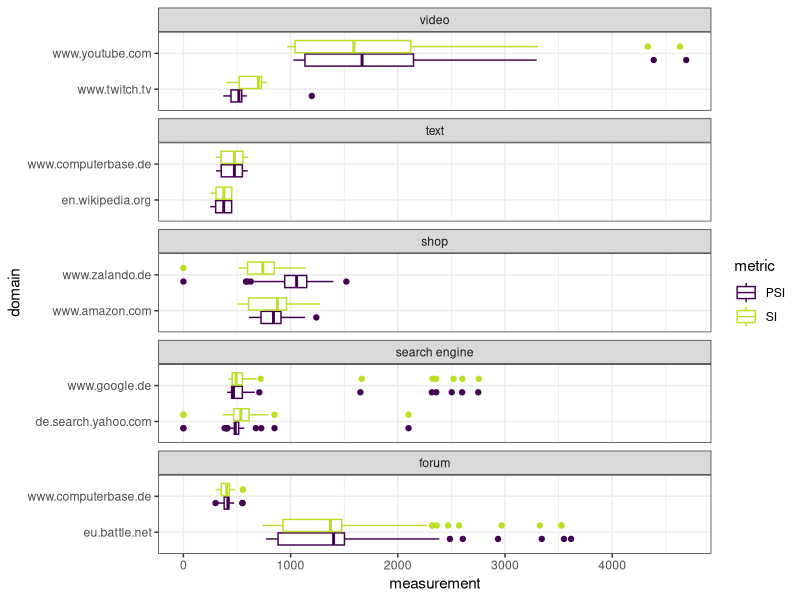
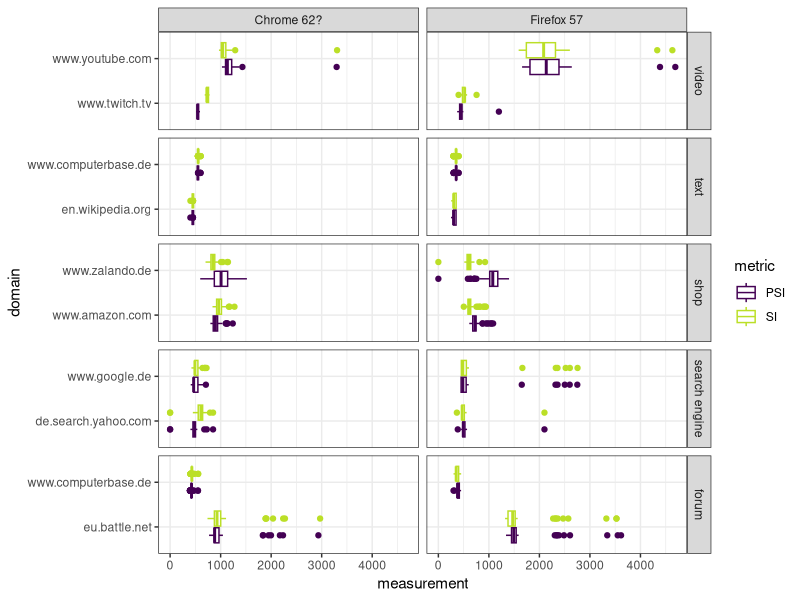
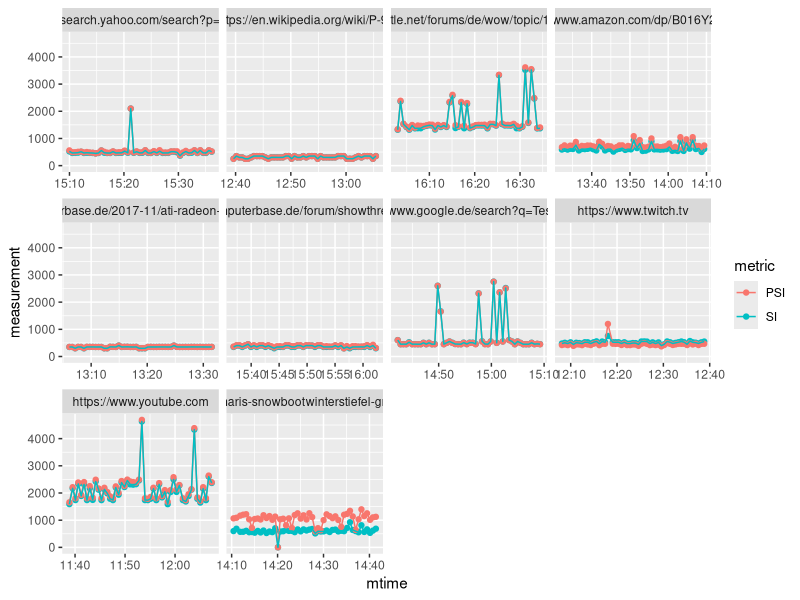
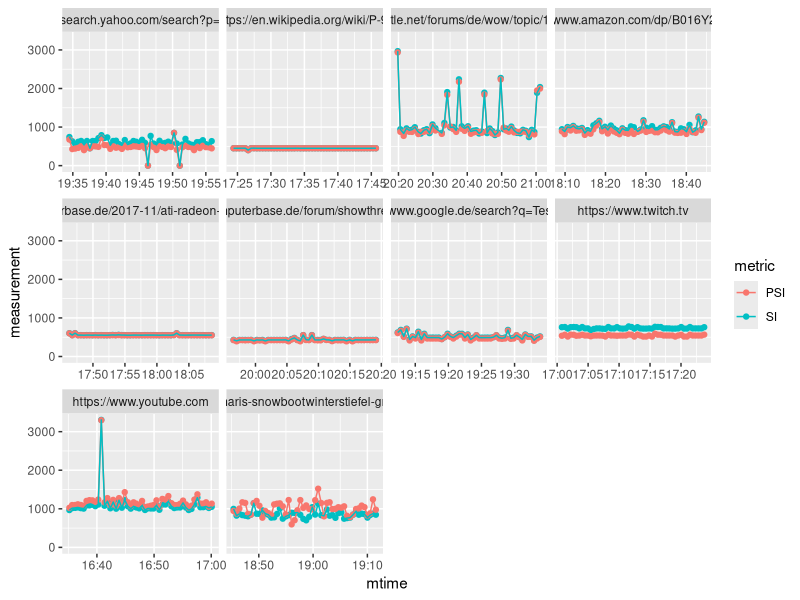
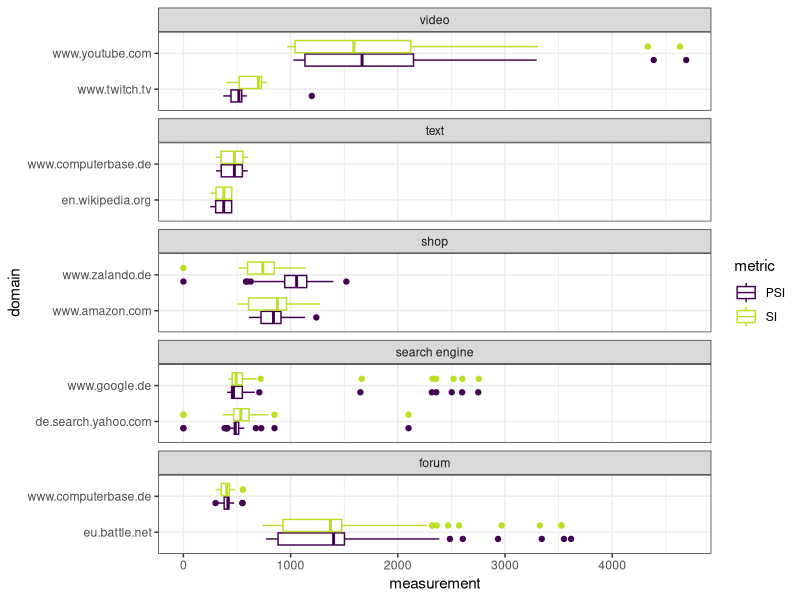
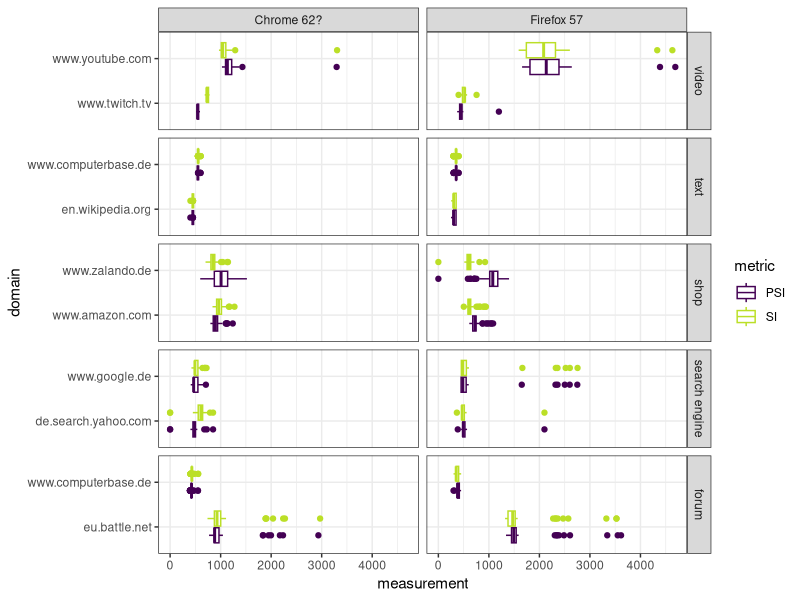
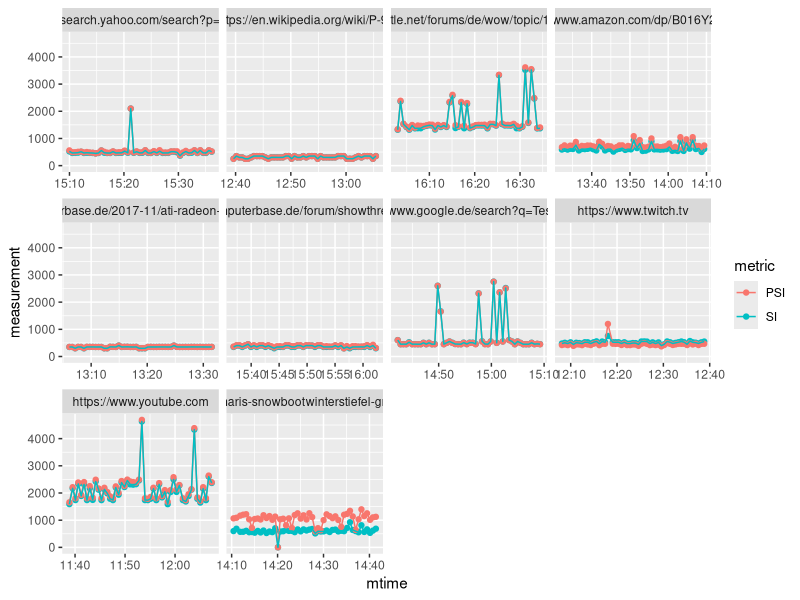
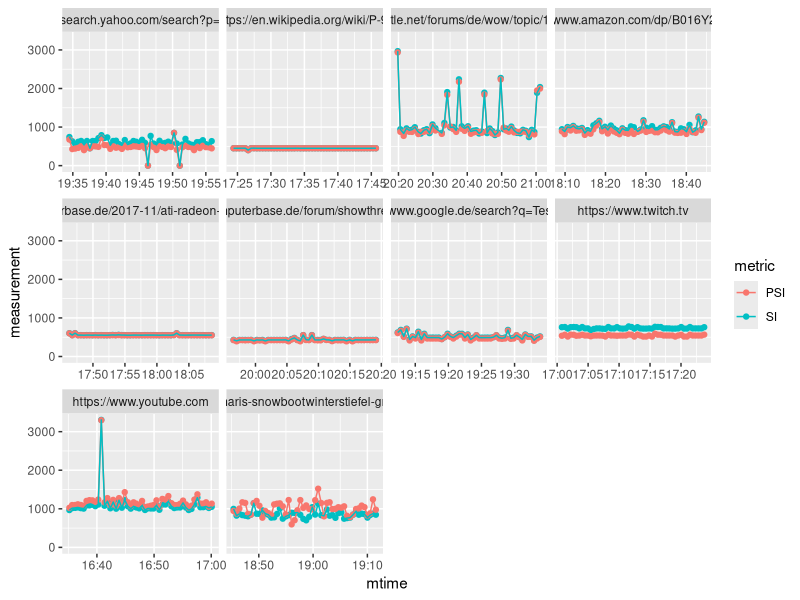

Write the R code that produced these figures, in order.
library(dplyr)
library(lubridate)
library(stringr)
library(tidyr)
library(ggplot2)
library(viridis)

setwd("~/git/webqoe-paper/data/")

df.ff <- read.csv(file = "Firefox/combinedDataBoxPlot.csv")
df.cr <- read.csv(file = "Chrome/combinedDataBoxPlot.csv")


df.ff$browser <- "Firefox 57"
df.cr$browser <- "Chrome 62?"

df <- rbind(df.ff, df.cr)


df$DateTime <- ymd_hms(df$DateTime, tz = "CET")
df$Category <- factor(df$Category, labels = c("video", "text", "shop", "search engine", "forum"))

# extract domain name from url as shorthand
# regex: look-before with http(s):// at the start of a line,
# then match anything until the first '/' or EOL
df$domain <- str_extract(df$URL, "(?<=^http(s?)://).+?(?=(/|$))")

df <- df %>% 
  select(-Testcounter, -Browserversion, -NAME) %>%
  rename(mtime = DateTime, category = Category)

df <- df %>%
  gather(key = metric, value = measurement, SI, PSI)
  

ggplot(df, aes(x = domain, y = measurement, color = metric)) + 
  geom_boxplot() + 
  coord_flip() +
  facet_wrap( ~ category, scales = "free_y", nrow = 5, shrink = TRUE) +
  scale_color_viridis(discrete = TRUE, end = 0.9) + theme_bw()
ggsave("categorized-SI-PSI-comparison.pdf")


ggplot(df, aes(x = domain, y = measurement, color = metric)) + 
  geom_boxplot() + 
  coord_flip() +
  facet_grid(category ~ browser, scales = "free_y", shrink = TRUE) +
  scale_color_viridis(discrete = TRUE, end = 0.9) + theme_bw()
ggsave("categorized-SI-PSI-browser-comparison.pdf")

  
  
## check for temporal correlations and variations
ggplot(filter(df, browser == "Firefox 57"), aes(x = mtime, y = measurement, color = metric)) + 
  geom_point() + 
  geom_line() + 
  facet_wrap( ~ URL, scales = "free_x", shrink = TRUE)
ggsave("firefox-timeseries.pdf")

ggplot(filter(df, browser == "Chrome 62?"), aes(x = mtime, y = measurement, color = metric)) + 
  geom_point() + 
  geom_line() + 
  facet_wrap( ~ URL, scales = "free_x", shrink = TRUE)
ggsave("chrome-timeseries.pdf")
